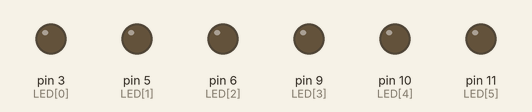
Recording of a sketch running on a simulated Arduino Uno, built with avr-gcc and run on an emulated ATmega328P. On the bench: output pins drawn as LEDs (lit = HIGH).

Above: at 0.15 s.
At 6.46 s:
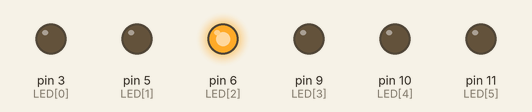
At 11.57 s:
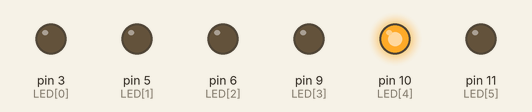
At 19.99 s:
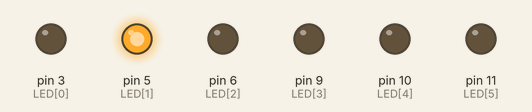
At 29.91 s:
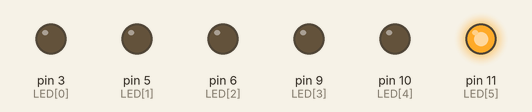
At 39.84 s:
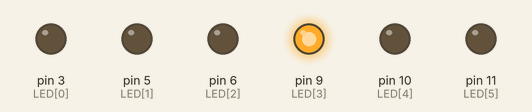
Timing chart, 0 to 40.0 s (numbered marks = the images above):
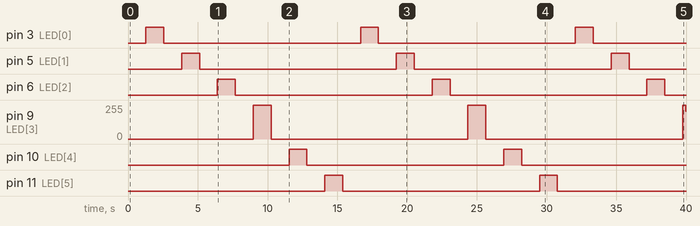

Measured:
- by itself, pin 3 (LED[0]), pin 5 (LED[1]), pin 6 (LED[2]), pin 10 (LED[4]), pin 11 (LED[5]): alternates HIGH for 1.3 s and LOW for 14.1 s
- by itself, pin 9 (LED[3]): 0/255 → 255/255 at 9.0 s, → 0/255 1.3 s later, → 255/255 14.1 s later, → 0/255 1.3 s later, … (6 changes in this stretch)

The sketch:

03_Analog_Write.ino
```cpp
const int LED[6] = {3, 5, 6, 9, 10, 11};

void setup() {
  // put your setup code here, to run once:
  //analogWrite(LED, 225);


}

void loop() {
  // put your main code here, to run repeatedly:
  for(int i = 0; i < 6; i++)
  {
      for(int j = 0; j < 256; j++)
      {
          analogWrite(LED[i], j);
          delay(5);
      }
      for(int k = 255; k >= 0; k--)
      {
          analogWrite(LED[i], k);
          delay(5);
      }
      analogWrite(LED[i], 0);
  }

}
```
